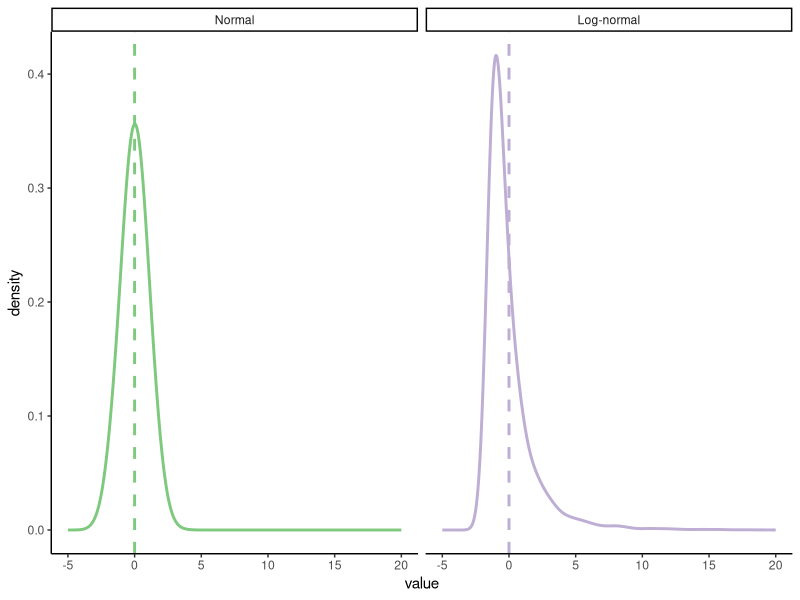
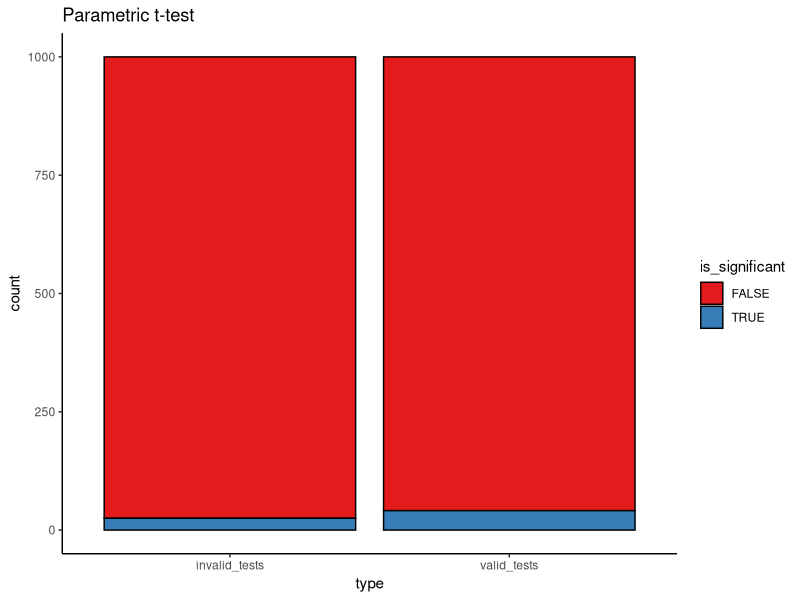
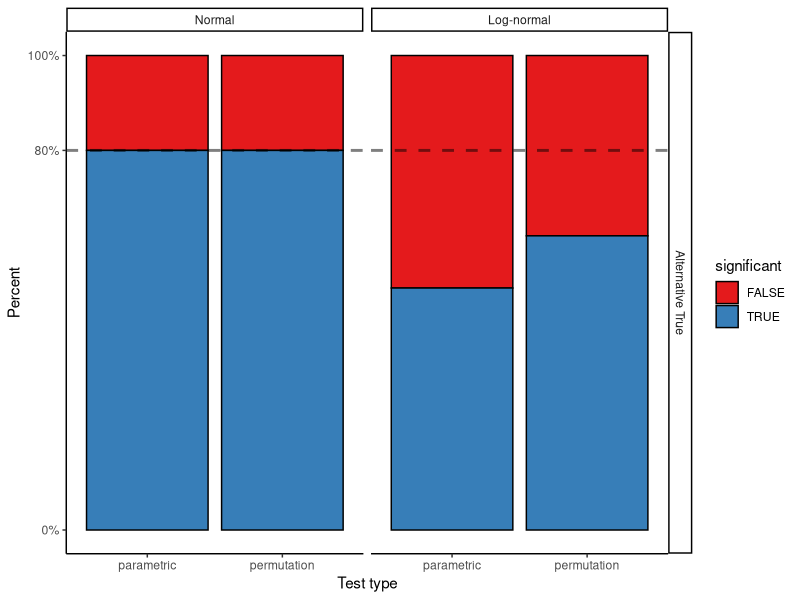
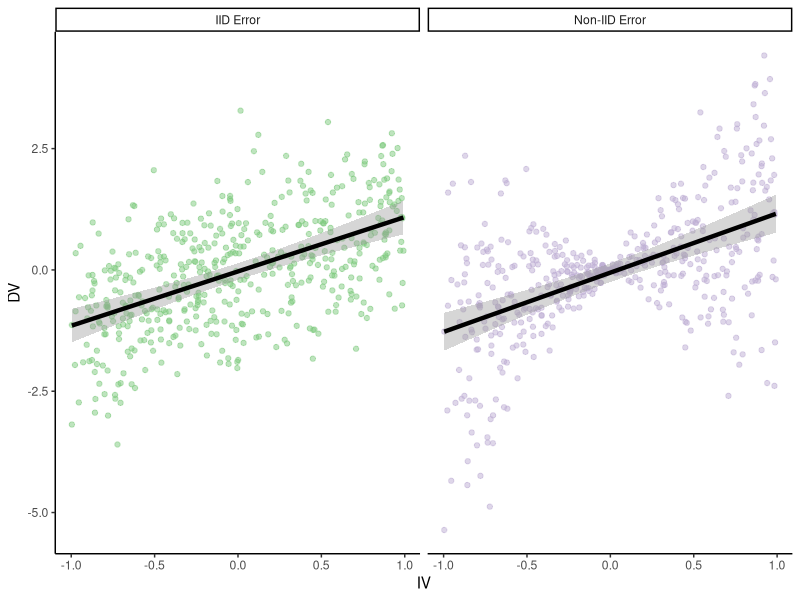
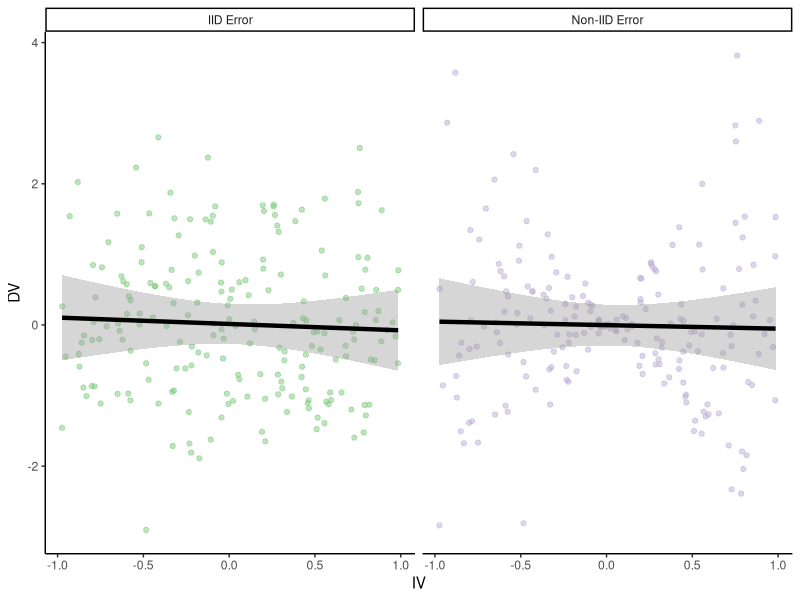
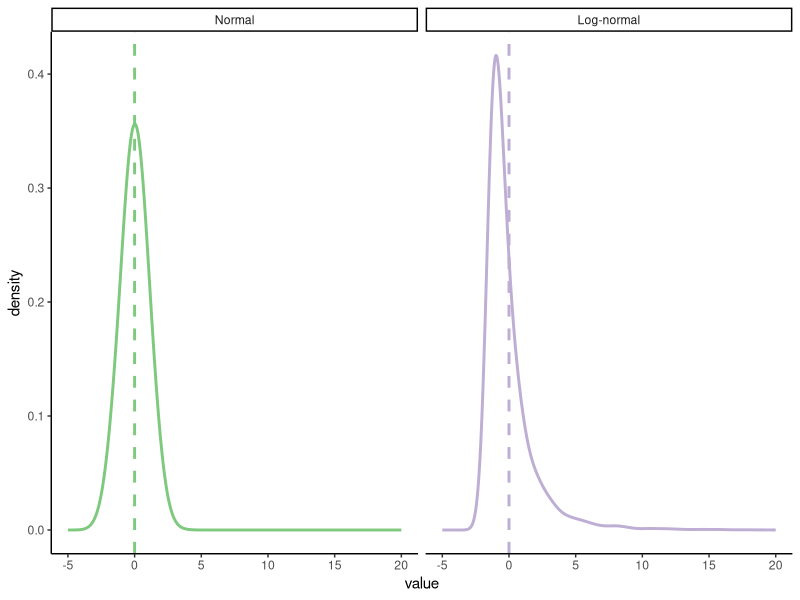
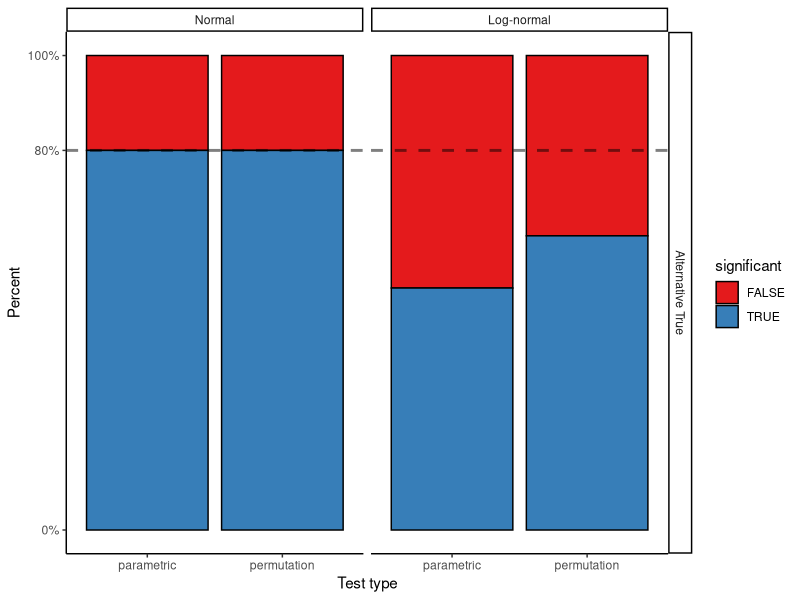
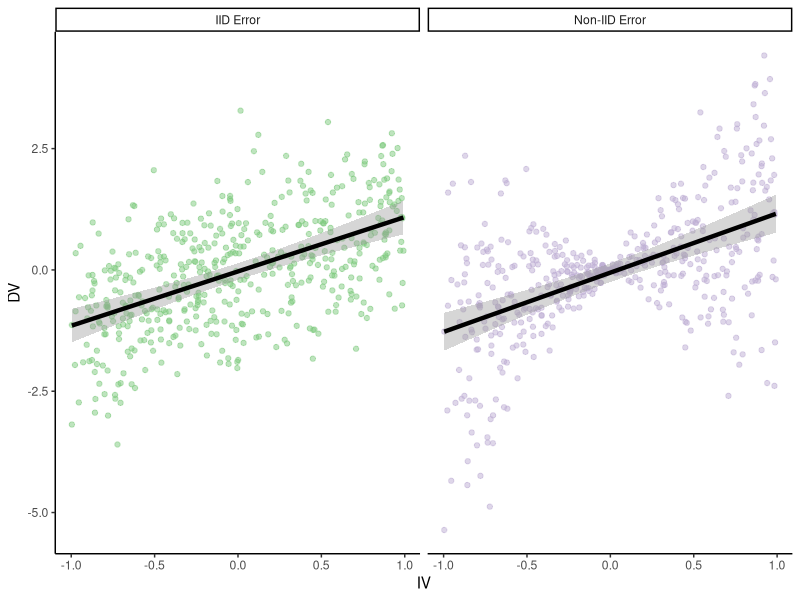

These figures' R source, in order: (Note: a time limit stopped this script after it produced the figures.)
## ---- chunk 1
library("boot")      # for bootstrapping
library("patchwork") # for making figure panels
library("tidyverse") # for data wrangling etc.
## ---- chunk 2
theme_set(
  theme_classic() #set the theme 
)
## ---- chunk 3
num_points = 1e4
parametric_plotting_data = data.frame(distribution = rep(c("Normal", "Log-normal"), each = num_points),
                                      value = c(rnorm(num_points, 0, 1), # normal
                                                exp(rnorm(num_points, 0, 1)) - exp(1 / 2))) %>%
  mutate(distribution = factor(distribution, levels = c("Normal", "Log-normal")))
## ---- chunk 4
ggplot(parametric_plotting_data, aes(x=value, color=distribution)) +
  geom_density(bw=0.5, size=1) +
  geom_vline(data=parametric_plotting_data %>%
               group_by(distribution) %>%
               summarize(mean_value = mean(value), sd_value = sd(value)),
             aes(xintercept=mean_value, color=distribution), 
             linetype=2, size=1) +
  xlim(-5, 20) +
  facet_grid(~ distribution, scales="free") +
  guides(color=F) +
  scale_color_brewer(palette="Accent")
## ---- chunk 5
ggsave("figures/log_normal_dists.png", width=5, height=3)
## ---- chunk 6
gen_data_and_test = function(num_observations_per) {
x = rnorm(num_observations_per, 0, 1.1)
y = rnorm(num_observations_per, 0, 1.1)

pnormal = t.test(x, y, var.equal=T)$p.value

# what if the data are log-normally distributed?
x = exp(rnorm(num_observations_per, 0, 1.1))
y = exp(rnorm(num_observations_per, 0, 1.1))

pnotnormal = t.test(x, y, var.equal=T)$p.value 
return(c(pnormal, pnotnormal))
}

parametric_issues_demo = function(num_tests, num_observations_per) {
  replicate(num_tests, gen_data_and_test(num_observations_per))
}
## ---- chunk 7
set.seed(0) # ensures we get the same results each time we run it

num_tests = 1000 # how many datasets to generate/tests to run
num_observations_per = 20 # how many obsservations in each dataset

parametric_issues_results = parametric_issues_demo(num_tests=num_tests, 
                                                   num_observations_per=num_observations_per)

parametric_issues_d = data.frame(valid_tests = parametric_issues_results[1,],
                                 invalid_tests = parametric_issues_results[2,],
                                 iteration=1:num_tests) %>%
  gather(type, p_value, contains("tests")) %>%
  mutate(is_significant = p_value < 0.05)

# Number significant results with normally distributed data
sum(parametric_issues_results[1,] < 0.05)

# number of significant results with log-normally distributed data
sum(parametric_issues_results[2,] < 0.05)
## ---- chunk 8
ggplot(parametric_issues_d, aes(x=type, fill=is_significant)) +
  geom_bar(stat="count", color="black") +
  scale_fill_brewer(palette="Set1") +
  labs(title="Parametric t-test")
## ---- chunk 9
boot_mean_diff_test = function(x, y) {
  obs_t = t.test(x, y)$statistic
  boot_iterate = function(x, y, indices) { # indices is a dummy here
    x_samp = sample(x, 
                    length(x), 
                    replace=T)
    y_samp = sample(y, 
                    length(y), 
                    replace=T)
    mean_diff = mean(y_samp) - mean(x_samp)
    return(mean_diff)
  }
  boots = boot(data = c(x, y), boot_iterate, R=500)
  #  boots = replicate(100, boot_iterate(x, y))
  #  quants = quantile(boots, probs=c(0.025, 0.975))
  quants = boot.ci(boots)$bca[4:5]
  return(sign(quants[1]) == sign(quants[2]))
}
## ---- chunk 10
# gen_data_and_boot_test = function(num_observations_per) {
# x = rnorm(num_observations_per, 0, 1.1)
# y = rnorm(num_observations_per, 0, 1.1)
# 
# pnormal = boot_mean_diff_test(x, y)
# 
# # what if the data are log-normally distributed?
# x = exp(rnorm(num_observations_per, 0, 1.1))
# y = exp(rnorm(num_observations_per, 1, 1.1))
# 
# pnotnormal = boot_mean_diff_test(x, y)
# return(c(pnormal, pnotnormal))
# }
# 
# boot_results = replicate(num_tests, gen_data_and_boot_test(num_observations_per))
# sum(boot_results[1,])
# sum(boot_results[2,])
## ---- chunk 11
perm_mean_diff_test = function(x, y) {
  obs_t = t.test(x, y)$statistic
  combined_data = c(x, y)
  n_combined = length(combined_data)
  n_x = length(x)
  perm_iterate = function(x, y) {
    perm = sample(n_combined)
    x_samp = combined_data[perm[1:n_x]]
    y_samp = combined_data[perm[-(1:n_x)]]
    this_t = t.test(x_samp, y_samp)$statistic
    return(this_t)
  }
  perms = replicate(500, perm_iterate(x, y))
  quants = quantile(perms, probs=c(0.025, 0.975))
  return(obs_t < quants[1] | obs_t > quants[2])
}
## ---- chunk 12
# this could be much more efficient
gen_data_and_norm_and_perm_test = function(num_observations_per) {
  d = data.frame(distribution=c(),
                 null_true=c(),
                 parametric=c(),
                 permutation=c()) 
    
  # normally distributed 
  ## null
  x = rnorm(num_observations_per, 0, 1.1)
  y = rnorm(num_observations_per, 0, 1.1)
  
  sig_par = t.test(x, y)$p.value < 0.05
  sig_perm = perm_mean_diff_test(x, y)
  d = bind_rows(d, 
                data.frame(distribution="Normal",
                           null_true=T,
                           parametric=sig_par,
                           permutation=sig_perm))
  
  ## non-null
  x = rnorm(num_observations_per, 0, 1.1)
  y = rnorm(num_observations_per, 1, 1.1)
  
  sig_par = t.test(x, y)$p.value < 0.05
  sig_perm = perm_mean_diff_test(x, y)
  d = bind_rows(d, 
                data.frame(distribution="Normal",
                           null_true=F,
                           parametric=sig_par,
                           permutation=sig_perm))
  
  # what if the data are log-normally distributed?
  ## null
  x = exp(rnorm(num_observations_per, 0, 1.1))
  y = exp(rnorm(num_observations_per, 0, 1.1))
  
  sig_par = t.test(x, y)$p.value < 0.05
  sig_perm = perm_mean_diff_test(x, y)
  d = bind_rows(d, 
                data.frame(distribution="Log-normal",
                           null_true=T,
                           parametric=sig_par,
                           permutation=sig_perm))
  
  ## non-null
  x = exp(rnorm(num_observations_per, 0, 1.1))
  y = exp(rnorm(num_observations_per, 1, 1.1))
  
  sig_par = t.test(x, y)$p.value < 0.05
  sig_perm = perm_mean_diff_test(x, y)
  d = bind_rows(d, 
                data.frame(distribution="Log-normal",
                           null_true=F,
                           parametric=sig_par,
                           permutation=sig_perm))
  
  return(d)
}
num_tests = 100

perm_results = replicate(num_tests, gen_data_and_norm_and_perm_test(num_observations_per),
                         simplify=F) %>%
  bind_rows()
## ---- chunk 13
perm_results = perm_results %>%
  gather(test_type, significant, parametric, permutation) %>%
  mutate(distribution=factor(distribution, levels=c("Normal", "Log-normal")),
         null_true=ifelse(null_true, 
                          "Null True",
                          "Alternative True"))
## ---- chunk 14
ggplot(perm_results %>%
         filter(null_true == "Alternative True"), aes(x=test_type, fill=significant)) +
  geom_bar(stat="count", color="black") +
  scale_fill_brewer(palette="Set1") +
  facet_grid(null_true ~ distribution) + 
  geom_hline(data=data.frame(null_true="Alternative True", 
                        alpha=num_tests*0.8),
             mapping=aes(yintercept=alpha),
             linetype=2,
             size=1,
             alpha=0.5) +
  labs(x = "Test type", y = "Percent") +
  scale_y_continuous(breaks = c(0, 0.8, 1)*num_tests,
                     labels = paste(c(0, 80, 100), "%", sep=""))
## ---- chunk 15
ggsave("figures/perm_test.png", width=5, height=3)
## ---- chunk 16
perm_results %>% 
  group_by(test_type, distribution, null_true) %>%
  summarize(pct_significant = sum(significant)/n())

## ---- chunk 17
num_points = 500
true_intercept = 0
true_slope = 1.
set.seed(0)
parametric_ci_data = data.frame(IV = rep(runif(num_points,  -1, 1), 2),
                                type = rep(c("IID Error", "Non-IID Error"), each=num_points),
                                error = rep(rnorm(num_points, 0, 1), 2)) %>%
  mutate(DV = ifelse(
    type == "IID Error",
    true_slope*IV + error,
    true_slope*IV + 2*abs(IV)*error)) # error increases proportional to distance from 0 on the IV

## ---- chunk 18
ggplot(parametric_ci_data,
       aes(x=IV, y=DV, color=type)) +
  geom_point(alpha=0.5) +
  geom_smooth(method="lm", se=T, color="black", 
              size=1.5, level=0.9999) + # inflating the confidence bands a bit
                                       # to show their distribution is similar
  scale_color_brewer(palette="Accent") +
  facet_wrap(~type) +
  guides(color=F)
## ---- chunk 19
ggsave("figures/error_dist_non_null.png", width=5, height=3)
## ---- chunk 20
summary(lm(DV ~ IV, parametric_ci_data %>% filter(type=="IID Error")))
summary(lm(DV ~ IV, parametric_ci_data %>% filter(type=="Non-IID Error")))
## ---- chunk 21
ex2_lm_bootstrap_CIs = function(data, R=1000) {
  lm_results = summary(lm(DV ~ IV, data=data))$coefficients
  bootstrap_coefficients = function(data, indices) {
    linear_model = lm(DV ~ IV, 
                      data=data[indices,]) # will select a bootstrap sample of the data
    return(linear_model$coefficients)
  }

  boot_results = boot(data=data,
                      statistic=bootstrap_coefficients,
                      R=R)
  boot_intercept_CI = boot.ci(boot_results, index=1, type="bca")
  boot_slope_CI = boot.ci(boot_results, index=2, type="bca")
  return(data.frame(intercept_estimate=lm_results[1, 1],
                    intercept_SE=lm_results[1,2],
                    slope_estimate=lm_results[2, 1],
                    slope_SE=lm_results[2,2],
                    intercept_boot_CI_low=boot_intercept_CI$bca[4],
                    intercept_boot_CI_hi=boot_intercept_CI$bca[5],
                    slope_boot_CI_low=boot_slope_CI$bca[4],
                    slope_boot_CI_hi=boot_slope_CI$bca[5]))
}
## ---- chunk 22
set.seed(0) # for bootstraps
coefficient_CI_data = parametric_ci_data %>%
  group_by(type) %>%
  do(ex2_lm_bootstrap_CIs(.)) %>%
  ungroup() 
## ---- chunk 23
coefficient_CI_data = coefficient_CI_data %>%
  gather(variable, value, -type) %>%
  separate(variable, c("parameter", "measurement"), extra="merge") %>%
  spread(measurement, value) %>%
  mutate(parametric_CI_low=estimate-1.96*SE,
         parametric_CI_hi=estimate+1.96*SE) %>%
  gather(CI_type, value, contains("CI")) %>%
  separate(CI_type, c("CI_type", "high_or_low"), extra="merge") %>%
  spread(high_or_low, value) %>%
  mutate(CI_type = factor(CI_type))
## ---- chunk 24
plot_coefficient_CI_data = function(coefficient_CI_data, errorbar_width=0.5) {
  p = ggplot(data=coefficient_CI_data, aes(x=parameter, color=CI_type, y=estimate, ymin=CI_low, ymax=CI_hi)) +
    geom_hline(data=data.frame(parameter=c("intercept", "slope"),
                               estimate=c(true_intercept, true_slope)), 
               mapping=aes(yintercept=estimate),
               linetype=3) +
    geom_point(size=2, position=position_dodge(width=0.2)) +
    geom_errorbar(position=position_dodge(width=0.2), width=errorbar_width) +
    facet_grid(~type) + 
    scale_y_continuous(breaks=c(0, 0.5, 1), limits=c(-0.2, 1.5)) +
    scale_color_brewer(palette="Dark2", drop=F)
}
## ---- chunk 25
plot_coefficient_CI_data(coefficient_CI_data)
ggsave("figures/error_dist_CI_example.png", width=5, height=3)

plot_coefficient_CI_data(coefficient_CI_data %>% 
                           filter(CI_type=="parametric"),
                         0.25)
ggsave("figures/error_dist_CI_example_parametric_only.png", width=5, height=3)
## ---- chunk 26
num_points = 200
true_intercept = 0
true_slope = 0.
set.seed(0)
parametric_ci_data = data.frame(IV = rep(runif(num_points,  -1, 1), 2),
                                type = rep(c("IID Error", "Non-IID Error"), each=num_points),
                                error = rep(rnorm(num_points, 0, 1), 2)) %>%
  mutate(DV = ifelse(
    type == "IID Error",
    true_slope*IV + error,
    true_slope*IV + 2*abs(IV)*error)) # error increases proportional to distance from 0 on the IV

## ---- chunk 27
ggplot(parametric_ci_data,
       aes(x=IV, y=DV, color=type)) +
  geom_point(alpha=0.5) +
  geom_smooth(method="lm", se=T, color="black", 
              size=1.5, level=0.9999) + # inflating the confidence bands a bit
                                       # to show their distribution is similar
  scale_color_brewer(palette="Accent") +
  facet_wrap(~type) +
  guides(color=F)
## ---- chunk 28
ggsave("figures/error_dist_null.png", width=5, height=3)
## ---- chunk 29
error_dist_null_sample = function(num_points) {
  true_intercept = 0
  true_slope = 0
  # We'll sample only for the scaling error case, we know IID works
  this_data = data.frame(IV = runif(num_points, -1, 1),
                         error = rnorm(num_points, 0, 1)) %>%
    mutate(DV = true_slope * IV + 2 * abs(IV) * error) # error increases proportional to distance from 0 on the IV
  
  coefficient_CI_data = ex2_lm_bootstrap_CIs(this_data,
                                             R = 500) # take fewer bootstrap samples, to speed things up
  
  coefficient_CI_data = coefficient_CI_data %>%
    gather(variable, value) %>%
    separate(variable, c("parameter", "measurement"), extra = "merge") %>%
    spread(measurement, value) %>%
    mutate(parametric_CI_low = estimate - 1.96 * SE,
           parametric_CI_hi = estimate + 1.96 * SE) %>%
    gather(CI_type, value, contains("CI")) %>%
    separate(CI_type, c("CI_type", "high_or_low"), extra = "merge") %>%
    spread(high_or_low, value) %>%
    mutate(significant = sign(CI_hi) == sign(CI_low)) %>%
    select(parameter, CI_type, significant)
  return(list(coefficient_CI_data))
}
## ---- chunk 30
num_simulations = 500
num_points = 200
set.seed(0)
noise_dist_simulation_results = replicate(num_simulations, error_dist_null_sample(num_points)) %>%
  bind_rows()
## ---- chunk 31
ggplot(noise_dist_simulation_results, aes(x = CI_type, fill = significant)) +
  geom_bar(stat = "count", color = "black") +
  scale_fill_brewer(palette = "Set1", direction = -1) +
  facet_wrap(~parameter) +
  scale_y_continuous(breaks = c(0, 0.05 * num_simulations, num_simulations),
                     labels = c("0%", expression(Nominal ~ alpha), "100%")) +
  labs(x = "Test type",
       y = "Proportion significant") +
  geom_hline(yintercept = 0.05 * num_simulations, linetype = 2)
## ---- chunk 32
ggsave("figures/error_dist_proportion_significant.png", width=5, height=3)
## ---- chunk 33
noise_dist_simulation_results %>%
  count(parameter, CI_type, significant) %>%
  mutate(prop=n/num_simulations)
## ---- chunk 34
density_similarity_conceptual_plot_data = expand.grid(x = seq(0, 4, 0.01),
                                                      y = seq(0, 4, 0.01)) %>%
  mutate(population_1 = exp(-((x - 2)^2 + (y - 3)^2) / 8) * exp(-((x - 2 / y)^2 + (y - 1 / x)^2) / 2), # These are definitely not proper distributions
         population_2 = exp(-((x)^2 + (y)^2) / 8) * exp(-((x / 2)^2 + (y / 2 - 1 / x)^2) / 2)) %>%
  gather(population, value, contains("population"))
## ---- chunk 35
ggplot(density_similarity_conceptual_plot_data,
       aes(x = x, y = y, z = value, color = population)) +
  geom_contour(size = 1, bins = 8) +
  scale_color_brewer(palette = "Dark2") +
  facet_wrap(~population) +
  labs(x = "Feature 1", y = "Feature 2") +
  guides(color = F)
## ---- chunk 36
ggsave("figures/conceptual_density_plot.png", width=5, height=3)
## ---- chunk 37
num_points = 100
true_intercept = 0
true_slope = 1.
set.seed(2) # I p-hacked the shit out of this demo to make the ideas more clear
parametric_ci_data = data.frame(IV = rep(runif(num_points, -1, 1), 2),
                                type = rep(c("IID Error", "Scaling Error"), each = num_points),
                                error = rep(rnorm(num_points, 0, 1), 2)) %>%
  mutate(DV = ifelse(
    type == "IID Error",
    true_slope * IV + error,
    true_slope * IV + 2 * abs(IV) * error)) # error increases proportional to distance from 0 on the IV
## ---- chunk 38
p = ggplot(parametric_ci_data,
           aes(x = IV, y = DV)) +
  geom_point(alpha = 0.25) +
  geom_smooth(method = "lm", se = F, color = "black",
              size = 1.5) +
  facet_wrap(~type)
p
## ---- chunk 39
ggsave("figures/bootstrap_demo_0.png", width=5, height=3)
## ---- chunk 40
set.seed(15) # See above RE: p-hacking
samp_1_indices = sample(2:num_points, num_points, replace = T)
samp_1 = parametric_ci_data[c(samp_1_indices, samp_1_indices + num_points), ] # take the same rows from each type of data
set.seed(2) # See above RE: p-hacking
samp_2_indices = sample(1:num_points, num_points, replace = T)
samp_2 = parametric_ci_data[c(samp_2_indices, samp_2_indices + num_points), ]

many_samples_indices = sample(1:num_points, 8 * num_points, replace = T)
many_samples = bind_rows(samp_1 %>%
                           mutate(sample = 1),
                         samp_2 %>% mutate(sample = 2),
                         parametric_ci_data[c(many_samples_indices, many_samples_indices + num_points), ] %>%
                           mutate(sample = rep(rep(3:10, each = num_points), 2)))
## ---- chunk 41
p + 
  geom_point(data=samp_1,
             aes(color=NA), color="red", alpha=0.5) 

## ---- chunk 42
ggsave("figures/bootstrap_demo_1.png", width=5, height=3)
## ---- chunk 43
p + 
  geom_point(data=samp_1,
             aes(color=NA), color="red", alpha=0.5) +
  geom_smooth(data=samp_1,
              method="lm", se=F, color="red", 
              size=1.5) 

## ---- chunk 44
ggsave("figures/bootstrap_demo_2.png", width=5, height=3)
## ---- chunk 45
p + 
  geom_point(data=samp_2,
             aes(color=NA), color="red", alpha=0.5) 
## ---- chunk 46
ggsave("figures/bootstrap_demo_3.png", width=5, height=3)
## ---- chunk 47
p + 
  geom_point(data=samp_2,
             aes(color=NA), color="red", alpha=0.5) +
  geom_smooth(data=samp_2,
              method="lm", se=F, color="red", 
              size=1.5) 
## ---- chunk 48
ggsave("figures/bootstrap_demo_4.png", width=5, height=3)
## ---- chunk 49
p +  
  geom_smooth(data=many_samples,
              aes(group=sample),
              method="lm", se=F, 
              size=1.5,
              color="red")
## ---- chunk 50
ggsave("figures/bootstrap_demo_5.png", width=5, height=3)
## ---- chunk 51
num_top_points = 23
num_mid_points = 4
num_outlier_points = 2
max_score = 100
set.seed(0)
test_score_data = data.frame(
  score = c(rbinom(num_top_points, max_score, 0.9999), rbinom(num_mid_points, max_score, 0.97), sample(0:max_score, num_outlier_points, replace = T)),
  type = "Observed sample"
)
## ---- chunk 52
get_mean_score = function(data, indices) {
  return(mean(data[indices,]$score))
}

bootstrap_results = boot(test_score_data, get_mean_score, R=1000)
bootstrap_CIs = boot.ci(bootstrap_results)
bootstrap_CIs
## ---- chunk 53
test_summary_data = test_score_data %>%
  summarise(mean = mean(score),
            se = sd(score) / sqrt(n()),
            parametric_CI_low = mean - 1.96 * se,
            parametric_CI_high = mean + 1.96 * se)

test_score_data = test_score_data %>%
  bind_rows(
    data.frame(score = bootstrap_results$t, type = "Boot. sampling dist.")
  ) %>%
  mutate(type = factor(type, levels = c("Observed sample", "Boot. sampling dist.")))

test_summary_data = test_summary_data %>%
  mutate(type = factor("Boot. sampling dist.", levels = levels(test_score_data$type)),
         percentile_CI_low = bootstrap_CIs$percent[4],
         percentile_CI_high = bootstrap_CIs$percent[5],
         bca_CI_low = bootstrap_CIs$bca[4],
         bca_CI_high = bootstrap_CIs$bca[5]) %>%
  gather(CI_type, value, contains("CI")) %>%
  separate(CI_type, c("CI_type", "endpoint"), extra = "merge") %>%
  spread(endpoint, value) %>%
  mutate(y = c(170, 210, 190),
         CI_type = factor(CI_type, levels = c("parametric", "percentile", "bca"), labels = c("Normal", "Boot: %", "Boot: BCA")))
## ---- chunk 54
ggplot(test_summary_data %>%
         filter(CI_type != "Boot: BCA"), aes(x = score)) +
  geom_histogram(data = test_score_data,
                 binwidth = 1) +
  geom_point(mapping = aes(x = mean, y = y, color = CI_type),
             size = 2) +
  geom_errorbarh(mapping = aes(y = y, color = CI_type, xmin = CI_low, x = NULL, xmax = CI_high),
                 size = 1,
                 position = position_dodge()) +
  facet_grid(type ~ ., scales = "free_y") +
  scale_color_brewer(palette = "Dark2") +
  guides(color = guide_legend(title = "CI"))
## ---- chunk 55
ggsave("figures/bootstrap_CI_0.png", width=5, height=3)
## ---- chunk 56
ggplot(test_summary_data, aes(x = score)) +
  geom_histogram(data = test_score_data,
                 binwidth = 1) +
  geom_point(mapping = aes(x = mean, y = y, color = CI_type),
             size = 2) +
  geom_errorbarh(mapping = aes(y = y, color = CI_type, xmin = CI_low, x = NULL, xmax = CI_high),
                 size = 1,
                 position = position_dodge()) +
  facet_grid(type ~ ., scales = "free_y") +
  scale_color_brewer(palette = "Dark2") +
  guides(color = guide_legend(title = "CI"))
ggsave("figures/bootstrap_CI_1.png", width = 5, height = 3)
## ---- chunk 57
num_flips = 20
true_heads_prob = 0.9
set.seed(2)
flips = rbinom(num_flips, 1, true_heads_prob)
flip_data = data.frame(flip_result = factor(flips, labels=c("Tails", "Heads")))
## ---- chunk 58
flip_data_plot = ggplot(data = flip_data, aes(x = flips, fill = flips)) +
  geom_dotplot(binwidth=0.03) +
  scale_x_continuous(breaks = c(0, 1),
                     labels = c("tails", "heads")) +
  scale_y_continuous(breaks=c()) +
  labs(x="Flip result", y="")
## ---- chunk 59
get_mean_heads = function(data, indices) {
  return(mean(data[indices, "flip_result"] == "Heads"))
}

set.seed(0)
bootstrap_results = boot(flip_data, get_mean_heads, R=20000)
bootstrap_CIs = boot.ci(bootstrap_results)
bootstrap_CIs
## ---- chunk 60
flip_boot_plot = ggplot(data = data.frame(mean_flips = bootstrap_results$t),
                        aes(x = mean_flips)) +
  geom_histogram(binwidth = 0.05) +
  xlim(0, 1) +
  geom_vline(xintercept = 0.5,
             color = "red",
             size = 1.1) +
  annotate("text",
           label = "Null value",
           color = "red",
           x = 0.43, y = 2500,
           angle = 90,
           size = 4) +
  annotate("text",
           label = "95% CI",
           color = "blue",
           x = 0.75, y = 5400,
           size = 4) +
  geom_errorbarh(aes(xmin = bootstrap_CIs$bca[4],
                     xmax = bootstrap_CIs$bca[5],
                     y = 5100),
                 color = "blue",
                 size = 1.1,
                 height = 200) +
  labs(x = "Boot. sampling dist.")

flip_boot_plot
## ---- chunk 61
flip_data_plot + flip_boot_plot +
  plot_layout()

ggsave("figures/bootstrap_test.png", width = 5, height = 2.5)
## ---- chunk 62
bootstrap_CIs = boot.ci(bootstrap_results,
                        conf = 0.999)
flip_boot_plot = ggplot(data = data.frame(mean_flips = bootstrap_results$t),
                        aes(x = mean_flips)) +
  geom_histogram(binwidth = 0.05) +
  xlim(0, 1) +
  geom_vline(xintercept = 0.5,
             color = "red",
             size = 1.1) +
  annotate("text",
           label = "Null value",
           color = "red",
           x = 0.43, y = 2500,
           angle = 90,
           size = 4) +
  annotate("text",
           label = "99.9% CI",
           color = "blue",
           x = 0.75, y = 5400,
           size = 4) +
  geom_errorbarh(aes(xmin = bootstrap_CIs$bca[4],
                     xmax = bootstrap_CIs$bca[5],
                     y = 5100),
                 color = "blue",
                 size = 1.1,
                 height = 200) +
  labs(x = "Boot. sampling dist.")

flip_boot_plot
## ---- chunk 63
flip_data_plot + flip_boot_plot +
  plot_layout()

ggsave("figures/bootstrap_test_999.png", width=5, height=2.5)
